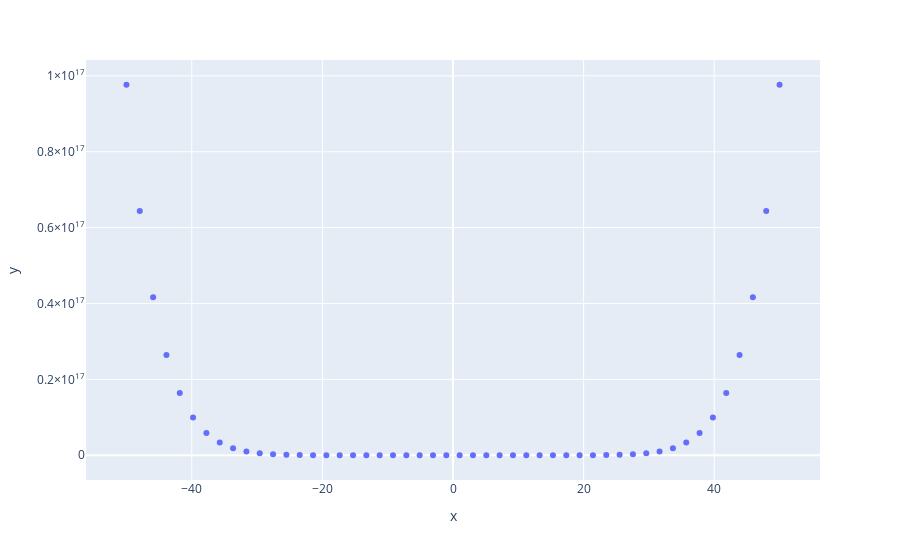

The code cell stored with this chart in its notebook:
### Code cell
import numpy as np
import plotly.express as px
# x-axis data points 
x = np.linspace(start=-50, stop=50)
# y-axis data points 
y = x ** 10
# define the plot 
fig = px.scatter(x=x, y=y)
fig.show()
